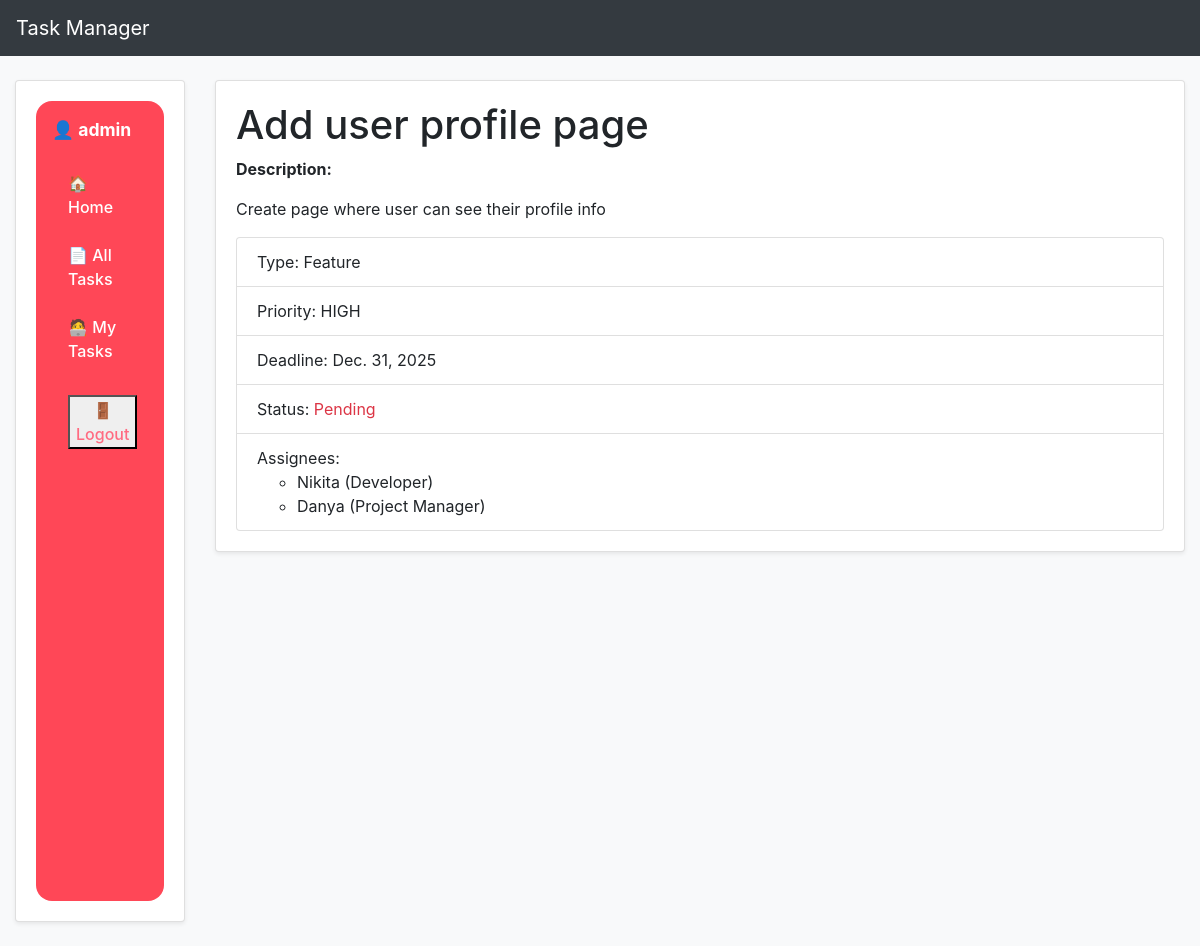
Screenshot of /tasks/2/ (signed in) with the database file from the repository.
### core/models.py (models this page shows, shortened)
class Worker(AbstractUser):
    position = models.ForeignKey(
        Position,
        on_delete=models.SET_NULL,
        null=True,
        blank=True,
        related_name="workers",
    )

class Task(models.Model):
    class Priority(models.TextChoices):
        LOW = "LOW", "Low"
        MEDIUM = "MEDIUM", "Medium"
        HIGH = "HIGH", "High"
        URGENT = "URGENT", "Urgent"
    name = models.CharField(max_length=255)
    description = models.TextField()
    deadline = models.DateField()
    is_completed = models.BooleanField(default=False)
    priority = models.CharField(
        max_length=10, choices=Priority.choices, default=Priority.MEDIUM
    )
    task_type = models.ForeignKey(
        TaskType, on_delete=models.PROTECT, related_name="tasks"
    )
    assignees = models.ManyToManyField(Worker, related_name="tasks")

class TaskType(models.Model):
    name = models.CharField(max_length=100, unique=True)
    def __str__(self):
        return self.name

class Position(models.Model):
    name = models.CharField(max_length=100, unique=True)
    def __str__(self):
        return self.name

### core/views.py (the view)
# urls.py: path("tasks/<int:pk>/", views.TaskDetailView.as_view(), name="task-detail"),
class TaskDetailView(LoginRequiredMixin, generic.DetailView):
    model = Task
    template_name = "core/task_detail.html"
    context_object_name = "task"

### templates/core/task_detail.html (shortened to what this page needs)
{% extends "base.html" %}
{% block content %}
  <h1>{{ task.name }}</h1>
  <p><strong>Description:</strong></p>
  <p>{{ task.description }}</p>
  <ul class="list-group mt-3">
    <li class="list-group-item">
      Type: {{ task.task_type }}
    </li>
    <li class="list-group-item">
      Priority: {{ task.priority }}
    </li>
    <li class="list-group-item">
      Deadline: {{ task.deadline }}
    </li>
    <li class="list-group-item">
      Status:
      {% if task.is_completed %}
        <span class="text-success">Completed</span>
      {% else %}
        <span class="text-danger">Pending</span>
      {% endif %}
    </li>
    <li class="list-group-item">
      Assignees:
      <ul>
        {% for worker in task.assignees.all %}
          <li>{{ worker.username }} ({{ worker.position }})</li>
        {% endfor %}
      </ul>
    </li>
  </ul>
{% endblock %}

### templates/includes/sidebar.html (shortened to what this page needs)
<div class="sidebar">
  <div class="sidebar-user mb-3">
    👤 {{ user.username }}
  </div>
  <ul class="list-group list-group-flush">
    <li class="list-group-item">
      <a class="sidebar-link" href="{% url 'core:index' %}">
        🏠 Home
      </a>
    </li>
    <li class="list-group-item">
      <a class="sidebar-link" href="{% url 'core:task-list' %}">
        📄 All Tasks
      </a>
    </li>
    <li class="list-group-item">
      <a class="sidebar-link" href="{% url 'core:my-task-list' %}">
        🧑‍💻 My Tasks
      </a>
    </li>
    <li class="list-group-item mt-2">
  <form method="post" action="{% url 'logout' %}" class="m-0">
    <button type="submit" class="sidebar-link sidebar-logout">
      🚪 Logout
    </button>
  </form>
</li>
  </ul>
</div>

### static/css/styles.css (style rules this page uses)
.sidebar { background-color: #ff4757 !important; min-height: 100vh; padding: 1rem; border-radius: 16px; }
.sidebar .list-group-item { background-color: transparent; border: none; padding: 0.75rem 1rem; }
.sidebar-user { color: #fff; font-weight: 700; font-size: 1.1rem; margin-bottom: 1rem; }
.sidebar-link { color: #fff; display: block; font-weight: 500; transition: all 0.2s ease; }
.sidebar-logout { color: #ff6b81; font-weight: 500; }

### rows the page displays
Worker: username "admin"
Task: name "Add user profile page", description "Create page where user can see their profile info", task_type "Feature", priority "HIGH", deadline "Dec. 31, 2025"
Worker: username "Nikita", position "Developer"
Worker: username "Danya", position "Project Manager"
